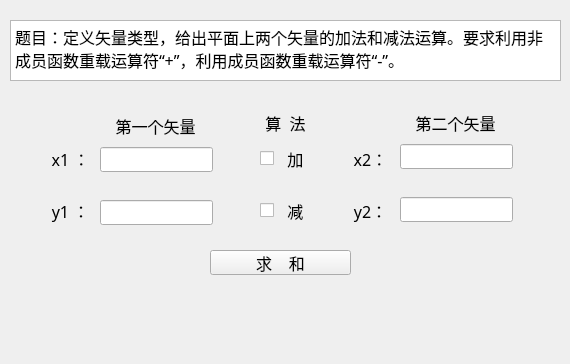
<?xml version="1.0" encoding="UTF-8"?>
<ui version="4.0">
 <class>G4_59</class>
 <widget class="QWidget" name="G4_59">
  <property name="geometry">
   <rect>
    <x>0</x>
    <y>0</y>
    <width>570</width>
    <height>364</height>
   </rect>
  </property>
  <property name="font">
   <font>
    <family>幼圆</family>
    <pointsize>12</pointsize>
   </font>
  </property>
  <property name="windowTitle">
   <string>G4_59</string>
  </property>
  <widget class="QTextBrowser" name="textBrowser">
   <property name="geometry">
    <rect>
     <x>10</x>
     <y>20</y>
     <width>551</width>
     <height>61</height>
    </rect>
   </property>
   <property name="font">
    <font>
     <family>幼圆</family>
     <pointsize>20</pointsize>
    </font>
   </property>
   <property name="html">
    <string>&lt;!DOCTYPE HTML PUBLIC &quot;-//W3C//DTD HTML 4.0//EN&quot; &quot;http://www.w3.org/TR/REC-html40/strict.dtd&quot;&gt;
&lt;html&gt;&lt;head&gt;&lt;meta name=&quot;qrichtext&quot; content=&quot;1&quot; /&gt;&lt;meta charset=&quot;utf-8&quot; /&gt;&lt;style type=&quot;text/css&quot;&gt;
p, li { white-space: pre-wrap; }
&lt;/style&gt;&lt;/head&gt;&lt;body style=&quot; font-family:'幼圆'; font-size:20pt; font-weight:400; font-style:normal;&quot;&gt;
&lt;p style=&quot; margin-top:12px; margin-bottom:12px; margin-left:0px; margin-right:0px; -qt-block-indent:0; text-indent:0px;&quot;&gt;&lt;span style=&quot; font-family:'宋体'; font-size:12pt;&quot;&gt;题目：定义矢量类型，给出平面上两个矢量的加法和减法运算。要求利用非成员函数重载运算符“&lt;/span&gt;&lt;span style=&quot; font-size:12pt;&quot;&gt;+&lt;/span&gt;&lt;span style=&quot; font-family:'宋体'; font-size:12pt;&quot;&gt;”，利用成员函数重载运算符“&lt;/span&gt;&lt;span style=&quot; font-size:12pt;&quot;&gt;-&lt;/span&gt;&lt;span style=&quot; font-family:'宋体'; font-size:12pt;&quot;&gt;”。&lt;/span&gt;&lt;span style=&quot; font-size:12pt;&quot;&gt; &lt;/span&gt;&lt;/p&gt;&lt;/body&gt;&lt;/html&gt;</string>
   </property>
  </widget>
  <widget class="QLineEdit" name="s2">
   <property name="geometry">
    <rect>
     <x>400</x>
     <y>197</y>
     <width>113</width>
     <height>25</height>
    </rect>
   </property>
   <property name="text">
    <string/>
   </property>
  </widget>
  <widget class="QLabel" name="label_3">
   <property name="geometry">
    <rect>
     <x>40</x>
     <y>143</y>
     <width>61</width>
     <height>31</height>
    </rect>
   </property>
   <property name="font">
    <font>
     <family>幼圆</family>
     <pointsize>12</pointsize>
    </font>
   </property>
   <property name="text">
    <string>x1 ：</string>
   </property>
   <property name="alignment">
    <set>Qt::AlignCenter</set>
   </property>
  </widget>
  <widget class="QLineEdit" name="f1">
   <property name="geometry">
    <rect>
     <x>100</x>
     <y>147</y>
     <width>113</width>
     <height>25</height>
    </rect>
   </property>
   <property name="text">
    <string/>
   </property>
  </widget>
  <widget class="QLabel" name="label_4">
   <property name="geometry">
    <rect>
     <x>40</x>
     <y>195</y>
     <width>61</width>
     <height>31</height>
    </rect>
   </property>
   <property name="font">
    <font>
     <family>幼圆</family>
     <pointsize>12</pointsize>
    </font>
   </property>
   <property name="text">
    <string>y1 ：</string>
   </property>
   <property name="alignment">
    <set>Qt::AlignCenter</set>
   </property>
  </widget>
  <widget class="QLabel" name="label_7">
   <property name="geometry">
    <rect>
     <x>400</x>
     <y>107</y>
     <width>111</width>
     <height>31</height>
    </rect>
   </property>
   <property name="font">
    <font>
     <family>幼圆</family>
     <pointsize>12</pointsize>
    </font>
   </property>
   <property name="text">
    <string>第二个矢量</string>
   </property>
   <property name="alignment">
    <set>Qt::AlignCenter</set>
   </property>
  </widget>
  <widget class="QPushButton" name="he">
   <property name="geometry">
    <rect>
     <x>210</x>
     <y>250</y>
     <width>141</width>
     <height>25</height>
    </rect>
   </property>
   <property name="text">
    <string>求    和</string>
   </property>
  </widget>
  <widget class="QLabel" name="label_6">
   <property name="geometry">
    <rect>
     <x>340</x>
     <y>143</y>
     <width>61</width>
     <height>31</height>
    </rect>
   </property>
   <property name="font">
    <font>
     <family>幼圆</family>
     <pointsize>12</pointsize>
    </font>
   </property>
   <property name="text">
    <string>x2：</string>
   </property>
   <property name="alignment">
    <set>Qt::AlignCenter</set>
   </property>
  </widget>
  <widget class="QLineEdit" name="f2">
   <property name="geometry">
    <rect>
     <x>100</x>
     <y>200</y>
     <width>113</width>
     <height>25</height>
    </rect>
   </property>
   <property name="text">
    <string/>
   </property>
  </widget>
  <widget class="QLineEdit" name="s1">
   <property name="geometry">
    <rect>
     <x>400</x>
     <y>144</y>
     <width>113</width>
     <height>25</height>
    </rect>
   </property>
   <property name="text">
    <string/>
   </property>
  </widget>
  <widget class="QLabel" name="label_8">
   <property name="geometry">
    <rect>
     <x>100</x>
     <y>110</y>
     <width>111</width>
     <height>31</height>
    </rect>
   </property>
   <property name="font">
    <font>
     <family>幼圆</family>
     <pointsize>12</pointsize>
    </font>
   </property>
   <property name="text">
    <string>第一个矢量</string>
   </property>
   <property name="alignment">
    <set>Qt::AlignCenter</set>
   </property>
  </widget>
  <widget class="QLabel" name="label_9">
   <property name="geometry">
    <rect>
     <x>340</x>
     <y>195</y>
     <width>61</width>
     <height>31</height>
    </rect>
   </property>
   <property name="font">
    <font>
     <family>幼圆</family>
     <pointsize>12</pointsize>
    </font>
   </property>
   <property name="text">
    <string>y2：</string>
   </property>
   <property name="alignment">
    <set>Qt::AlignCenter</set>
   </property>
  </widget>
  <widget class="QLabel" name="daan">
   <property name="geometry">
    <rect>
     <x>210</x>
     <y>300</y>
     <width>341</width>
     <height>51</height>
    </rect>
   </property>
   <property name="font">
    <font>
     <family>幼圆</family>
     <pointsize>10</pointsize>
    </font>
   </property>
   <property name="text">
    <string/>
   </property>
   <property name="alignment">
    <set>Qt::AlignLeading|Qt::AlignLeft|Qt::AlignVCenter</set>
   </property>
  </widget>
  <widget class="QCheckBox" name="jia">
   <property name="geometry">
    <rect>
     <x>260</x>
     <y>143</y>
     <width>61</width>
     <height>31</height>
    </rect>
   </property>
   <property name="text">
    <string>  加</string>
   </property>
  </widget>
  <widget class="QCheckBox" name="jian">
   <property name="geometry">
    <rect>
     <x>260</x>
     <y>195</y>
     <width>61</width>
     <height>31</height>
    </rect>
   </property>
   <property name="text">
    <string>  减</string>
   </property>
  </widget>
  <widget class="QLabel" name="label_10">
   <property name="geometry">
    <rect>
     <x>260</x>
     <y>107</y>
     <width>51</width>
     <height>31</height>
    </rect>
   </property>
   <property name="font">
    <font>
     <family>幼圆</family>
     <pointsize>12</pointsize>
    </font>
   </property>
   <property name="text">
    <string>算  法</string>
   </property>
   <property name="alignment">
    <set>Qt::AlignCenter</set>
   </property>
  </widget>
 </widget>
 <layoutdefault spacing="6" margin="11"/>
 <resources/>
 <connections>
  <connection>
   <sender>he</sender>
   <signal>clicked()</signal>
   <receiver>G4_59</receiver>
   <slot>key_k()</slot>
   <hints>
    <hint type="sourcelabel">
     <x>311</x>
     <y>261</y>
    </hint>
    <hint type="destinationlabel">
     <x>517</x>
     <y>260</y>
    </hint>
   </hints>
  </connection>
  <connection>
   <sender>jia</sender>
   <signal>clicked()</signal>
   <receiver>G4_59</receiver>
   <slot>jia_2()</slot>
   <hints>
    <hint type="sourcelabel">
     <x>306</x>
     <y>151</y>
    </hint>
    <hint type="destinationlabel">
     <x>338</x>
     <y>159</y>
    </hint>
   </hints>
  </connection>
  <connection>
   <sender>jian</sender>
   <signal>clicked()</signal>
   <receiver>G4_59</receiver>
   <slot>jian_2()</slot>
   <hints>
    <hint type="sourcelabel">
     <x>302</x>
     <y>211</y>
    </hint>
    <hint type="destinationlabel">
     <x>330</x>
     <y>211</y>
    </hint>
   </hints>
  </connection>
 </connections>
 <slots>
  <slot>key_k()</slot>
  <slot>jia_2()</slot>
  <slot>jian_2()</slot>
 </slots>
</ui>
